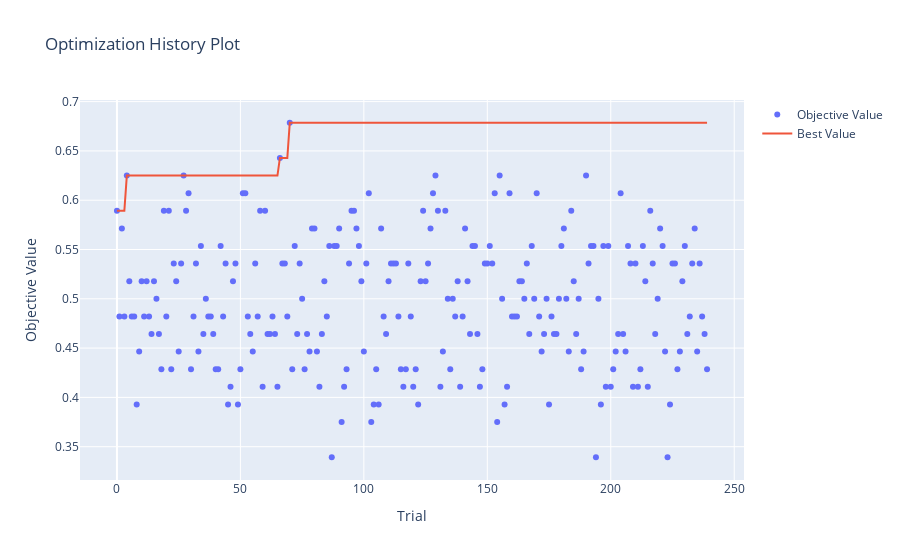

The notebook cell this image was saved under:
### Code cell
optuna.visualization.plot_optimization_history(study)

### Figure 1 — Plotly figure (JSON) as saved in the notebook; plotly's stock layout.template omitted (floating-point values rounded to 4 significant figures; data arrays with more than 128 entries replaced by an {"elided": "..."} marker saying what was removed)
{"data": [{"mode": "markers", "name": "Objective Value", "type": "scatter", "x": {"elided": "240 int values"}, "y": {"elided": "240 float values"}}, {"name": "Best Value", "type": "scatter", "x": {"elided": "240 int values"}, "y": {"elided": "240 float values"}}], "layout": {"title": {"text": "Optimization History Plot"}, "xaxis": {"title": {"text": "Trial"}}, "yaxis": {"title": {"text": "Objective Value"}}}}
